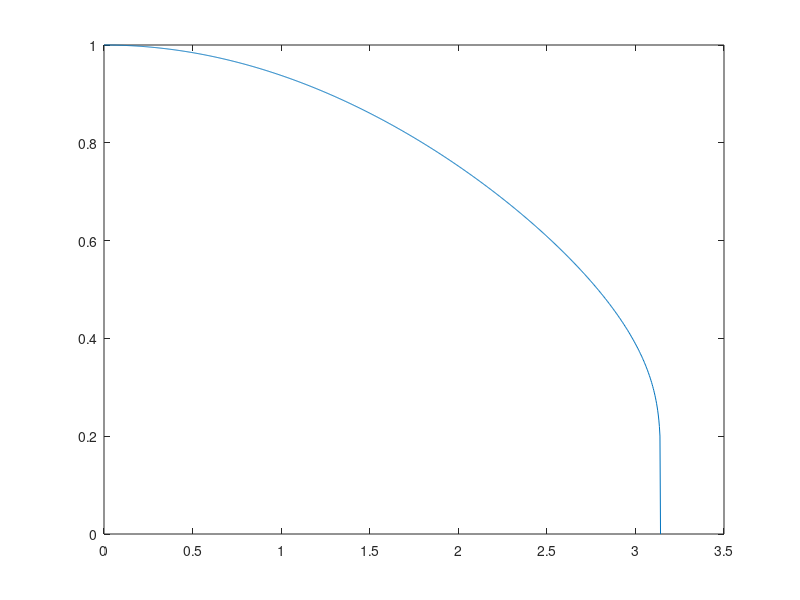

Recreate this plot in MATLAB.
clear; clc;
th_start = 0;
th_end = pi;

th = linspace(th_start, th_end, 1000);

omega_0 = 1;

m = sin(th / 2) .^2
K = ellipke(m);

om = pi .* omega_0 ./ (2 .* K);

plot(th, om);
